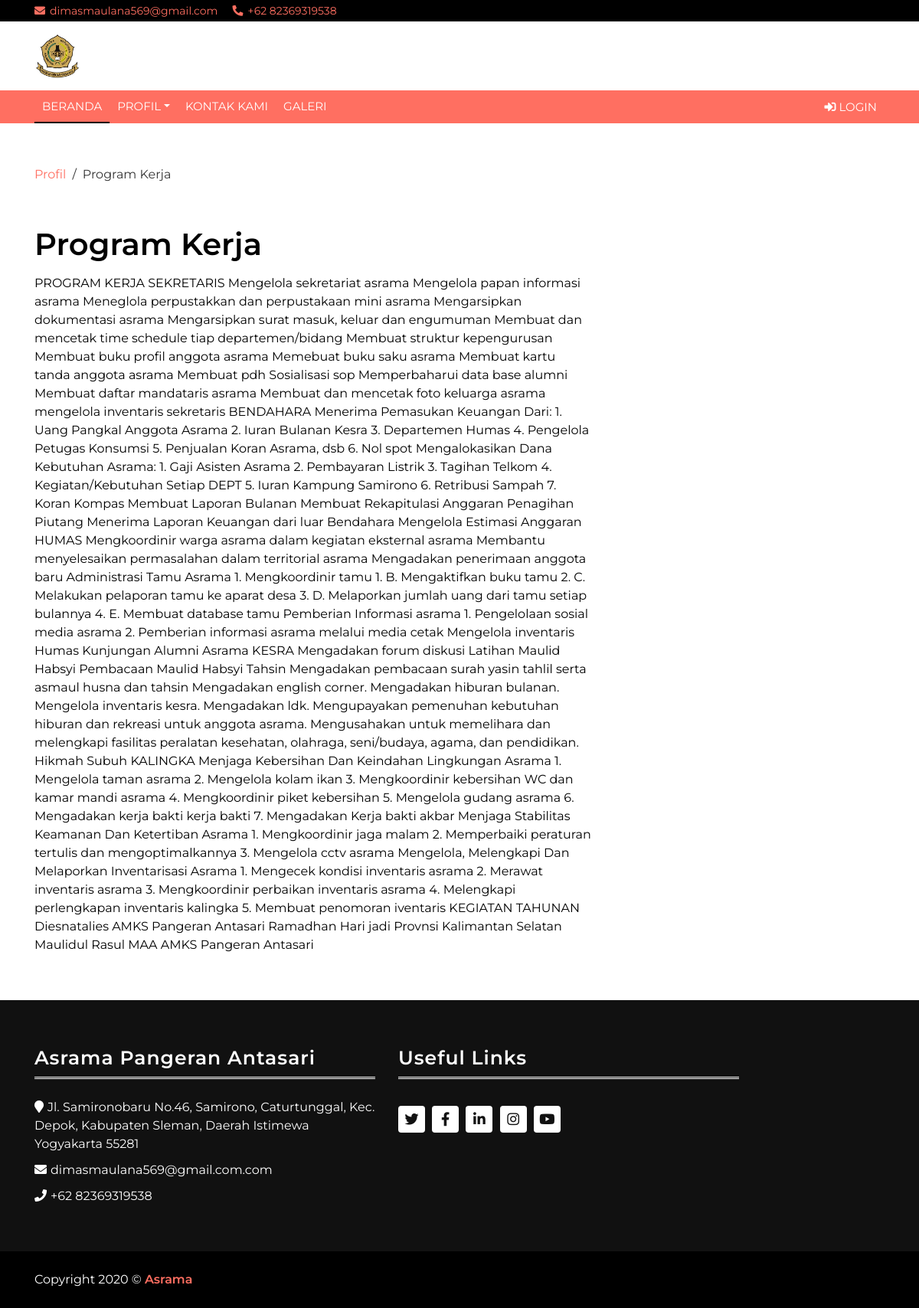
Page /web/proker on the committed database.
### tables this page shows
CREATE TABLE `tbl_site` (
  `id_site` int(11) NOT NULL,
  `file` varchar(128) NOT NULL,
  `judul` varchar(128) NOT NULL,
  `isi` text NOT NULL
);

### application/libraries/Template.php (called while the page is built, shortened)
<?php
class Template
{
    public $templateData = [];
    public function set($name, $value)
    {
        $this->templateData[$name] = $value;
    }
    public function load($template = '', $view = '', $viewData = [], $return = false)
    {
        $this->CI = &get_instance();
        $this->set('contents', $this->CI->load->view($view, $viewData, true));
        return $this->CI->load->view($template, $this->templateData, $return);
    }
}

### application/modules/web/controllers/Web.php (called while the page is built, shortened)
<?php
class Web extends MY_Controller
{
    public function __construct()
    {
        $this->load->model('Web_model');
        $this->load->library('form_validation');
        $this->load->library('pagination');
    }
    public function proker()
    {
        $data['style']  = $this->load->view('style', '', true);
        $data['script']  = $this->load->view('script', '', true);
        $data['dataSite'] = $this->Web_model->readSite(3);
        $this->template->load('master_web', 'proker', $data);
    }
}

### index.php (called while the page is built, shortened)
<?php
require_once BASEPATH.'core/CodeIgniter.php';

### application/modules/web/models/Web_model.php (called while the page is built, shortened)
<?php
class Web_model extends CI_Model
{
    public function readSite($id)
    {
        return $this->db->query("SELECT * FROM tbl_site WHERE id_site = $id")->result_array();
    }
}

### application/modules/web/views/proker.php (the view, shortened to what this page needs)
<div class="breadcrumb-wrap">
    <div class="container">
        <ul class="breadcrumb">
            <li class="breadcrumb-item"><a href="#">Profil</a></li>
            <li class="breadcrumb-item active">Program Kerja</li>
        </ul>
    </div>
</div>
<div class="single-news">
    <div class="container">
        <div class="row">
            <div class="col-lg-8">
                <div class="sn-container">
                    <div class="sn-content">
                        <?php foreach ($dataSite as $admin) : ?>
                            <h1 class="sn-title"><?= $admin['judul']; ?></h1>
                            <p>
                                <?= $admin['isi']; ?>
                            </p>
                        <?php endforeach; ?>
                    </div>
                </div>
            </div>
        </div>
    </div>
</div>

### assets/asrama/css/style.css (style rules this page uses)
body { color: #000000; font-family: 'Montserrat', sans-serif; font-weight: 400; background: #ffffff; }
a { color: #FF6F61; transition: 0.5s; }
p { padding: 0; margin: 0 0 15px 0; color: #000000; }
h1, h2, h3, h4, h5, h6 { margin: 0 0 15px 0; padding: 0; color: #000000; font-weight: 600; }
.breadcrumb-wrap { position: relative; width: 100%; background: #ffffff; }
.breadcrumb-wrap .breadcrumb { margin: 25px 0 0 0; padding: 0; background: none; }
.breadcrumb-wrap .breadcrumb .breadcrumb-item + .breadcrumb-item::before { color: #353535; }
.breadcrumb-wrap .breadcrumb .breadcrumb-item.active { color: #353535; }
.single-news { position: relative; width: 100%; padding: 25px 0 0 0; margin-bottom: 15px; }
.single-news .sn-content { position: relative; width: 100%; padding: 30px 0; }
.single-news .sn-content h1.sn-title { display: block; width: 100%; color: #000000; }

### rows in the picture
tbl_site: judul "Program Kerja", isi "PROGRAM KERJA SEKRETARIS Mengelola sekretariat asrama Mengelola papan informasi asrama Meneglola perpustakkan dan perpustakaan mini asrama Mengarsipkan dokumentasi asrama Mengarsipkan surat masuk, keluar dan engumuman Membuat dan mencetak time schedule tiap departemen/bidang Membuat struktur kepengurusan Membuat buku profil anggota asrama Memebuat buku saku asrama Membuat kartu tanda anggota asrama Membuat pdh Sosialisasi sop Memperbaharui data base alumni Membuat daftar mandataris asrama Membuat dan mencetak foto keluarga asrama mengelola inventaris sekretaris BENDAHARA Menerima Pemasukan Keuangan Dari: 1. Uang Pangkal Anggota Asrama 2. Iuran Bulanan Kesra 3. Departemen Humas 4. Pengelola…"
